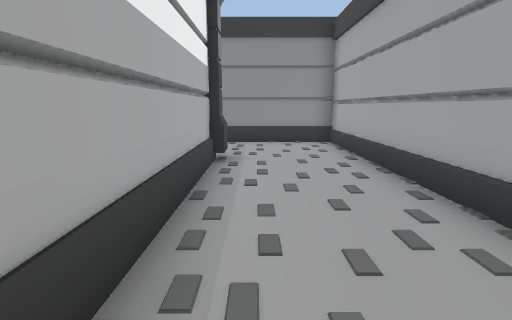
[1] (above)

19 first-person views from a walk through a scene from a Unity 3-D project. The camera is 1.2 m above the floor, tilts 10° down and sees 80° across. Doors are open. The floor is counted in squares, 1 m on a side. Each view is taken from the middle of a square. On the plan, view 1 faces up. The plan holds only what a view shows up to about 13 squares ahead; the rest is blank. The place goes on beyond the plan. The player character is not drawn. Some surface patterns are stand-ins.

[2]
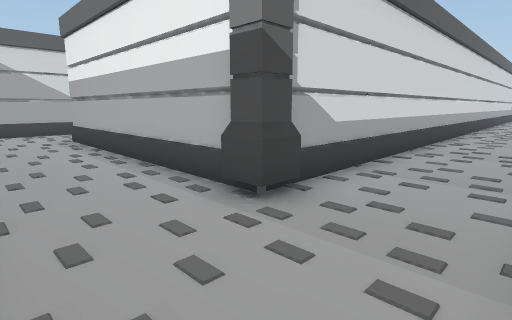

[3]
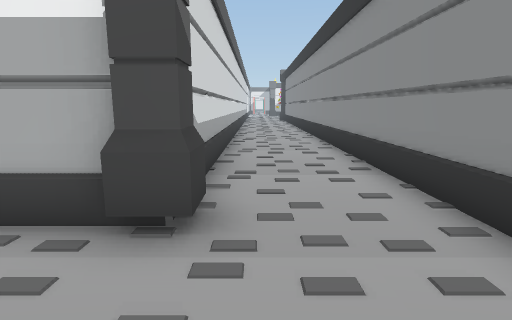

[4]
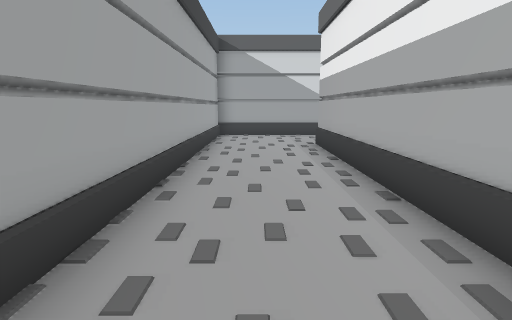

[5]
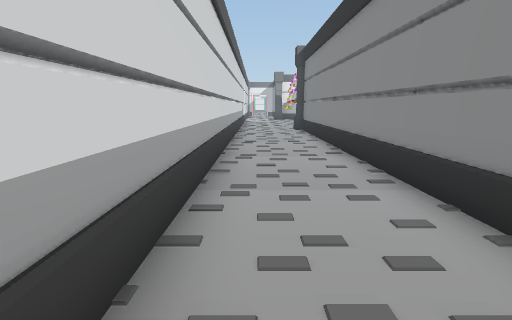

[6]
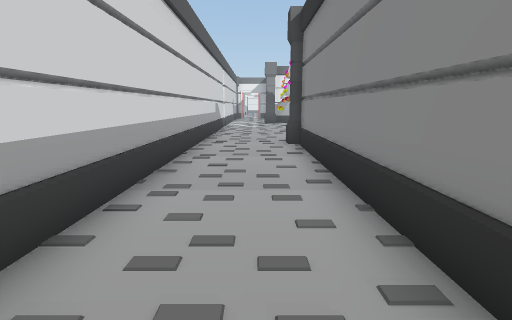

[7]
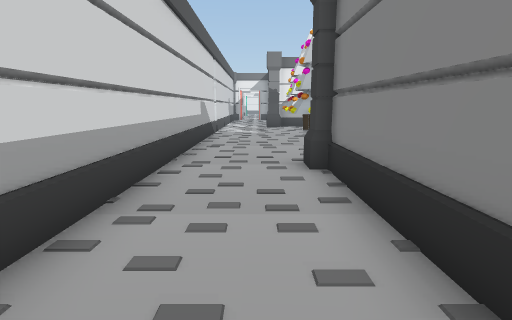

[8]
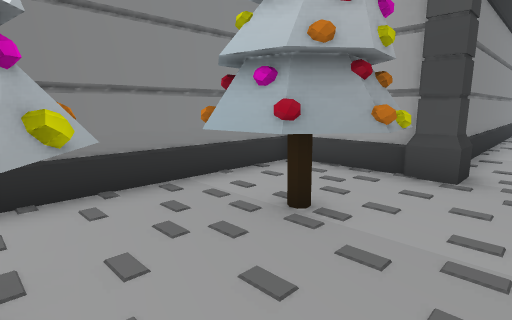

[9]
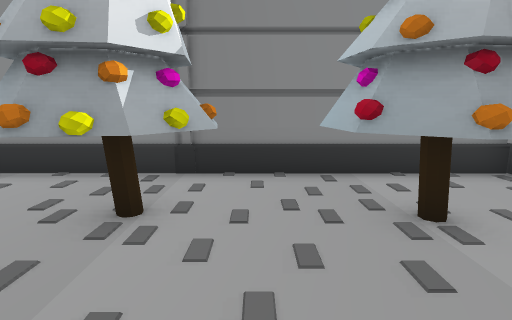

[10]
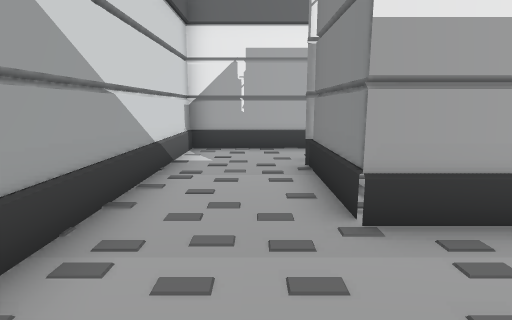

[11]
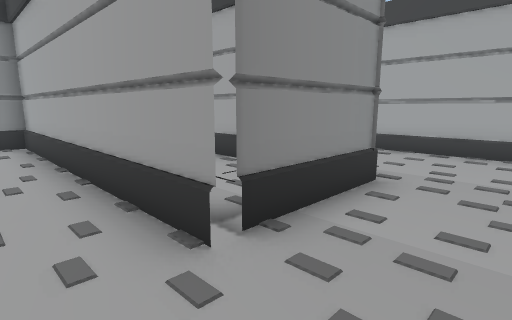

[12]
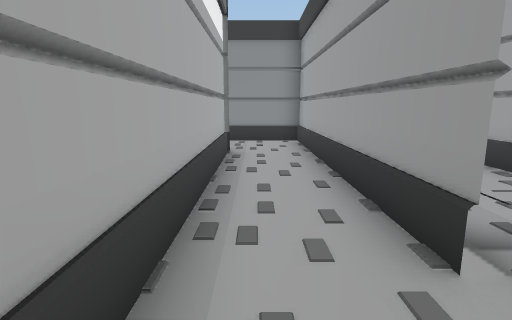

[13]
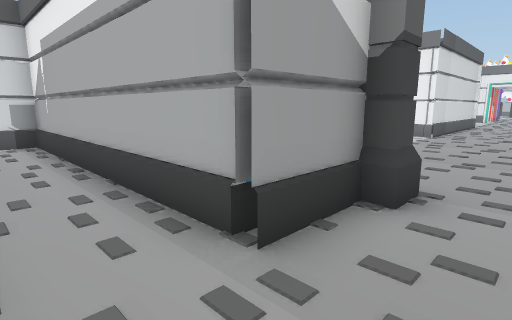

[14]
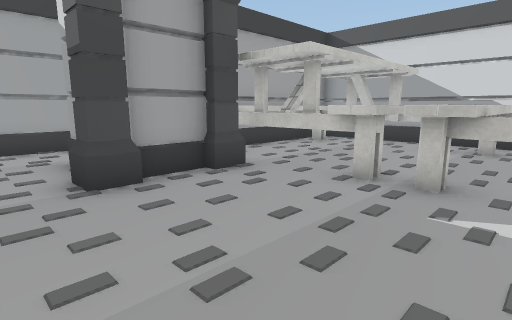

[15]
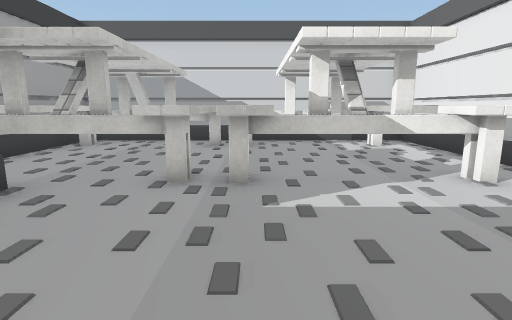

[16]
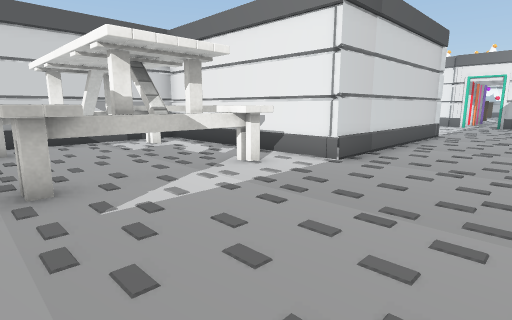

[17]
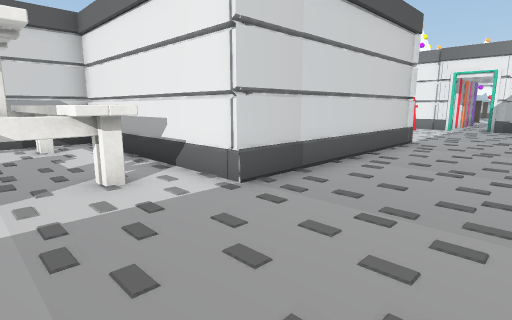

[18]
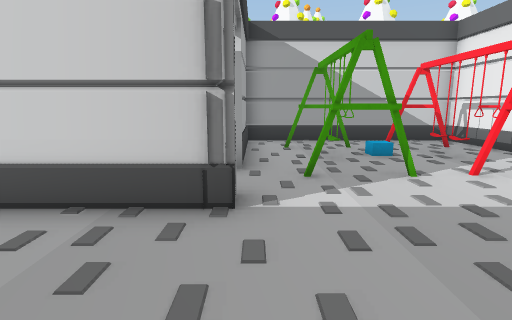

[19]
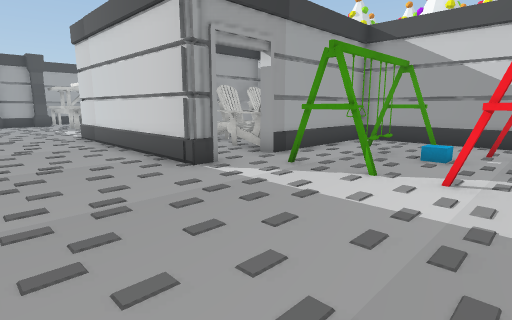

### Floor plan
Points are (right, up) in squares from view 1. A wall is a line through its corners. A room is listed if a view was taken in it or the views show most of it. See-through windows are left out.
Room 1 (views 1, 2, 3, 4, 5, 6, 7, 8, 9, 10)
walls: (-24.4, 10.6) (-24.4, 13.5) (-31.2, 13.5); (-1, 6.6) (-1, -1.9); (-31.1, 7) (-1.6, 7); (0.6, -4.9) (2.6, -4.9) (2.6, 10.5) (-23.5, 10.5)
ways out: opening at (-0.5, -3.5) to room 2
objects: other object (-31, 10) to (-29, 12); other object (-28, 10) to (-26, 12); other object (-24, 10); other object (-1, 7)
Room 2 (views 11, 12, 13, 14, 15, 16, 17, 18, 19)
walls: (-25.7, 1.9) (-25.7, 2.5) (-18.2, 2.5) (-18.2, 1.5); (-9, 2.5) (-9, 3.6); (-8.5, 4.2) (-6.8, 4.2); (-7.1, 4) (-6.8, 4) (-6.8, -4.9) (0.6, -4.9); (-4.5, -2) (-4.5, 6.8) (-7, 6.8); (-31.5, -4.9) (-25.7, -4.9) (-25.7, 0.2); (-1, -1.9) (-4.1, -1.9)
ways out: opening at (-0.5, -3.5) to room 1; opening at (-17, 2) to room 3
objects: other object (-31, -3) to (-30, -3); other object (-31, -1) to (-30, 1); other object (-29, -2); other object (-28, -3) to (-27, -3); other object (-28, 0) to (-27, 1); other object (-9, 2); other object (-9, 4) to (-9, 5)
Room 3 (no view inside)
walls: (-18.2, 1.5) (-18.2, -2.4); (-7.1, -2.5) (-7.1, -0.1)
ways out: opening at (-17, 2) to room 2
objects: other object (-17, -4) to (-13, 2); other object (-12, -4) to (-8, 1)
Room 4 (no view inside)
walls: (-18.2, -2.4) (-18.2, -4.9) (-7.1, -4.9) (-7.1, -2.5)

Where each view was taken, in squares from view 1:
view 1: 0 up, 0 right, facing up
view 2: 10 up, 2 right, facing down-left
view 3: 8 up, 2 right, facing left
view 4: 8 up, 1 right, facing down
view 5: 8 up, 8 left, facing left
view 6: 9 up, 14 left, facing left
view 7: 9 up, 18 left, facing left
view 8: 9 up, 30 left, facing up-right
view 9: 8 up, 29 left, facing up
view 10: 3 down, 2 right, facing left
view 11: 4 down, 6 left, facing up-right
view 12: 4 down, 6 left, facing up
view 13: 6 up, 5 left, facing down-left
view 14: 6 up, 14 left, facing down-right
view 15: 6 up, 13 left, facing down
view 16: 6 up, 12 left, facing down-left
view 17: 6 up, 15 left, facing down-left
view 18: 6 up, 26 left, facing down
view 19: 6 up, 31 left, facing down-right
